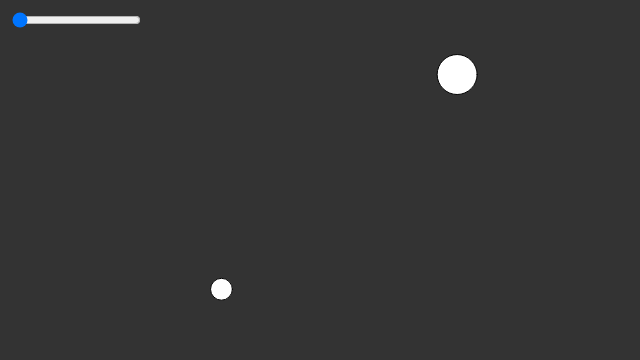
Frame 1 (no input)
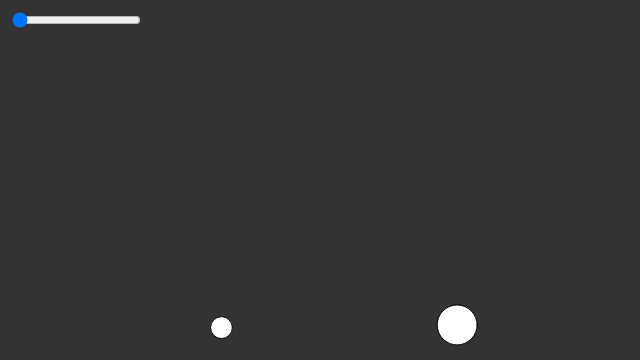
Frame 60 (no input)
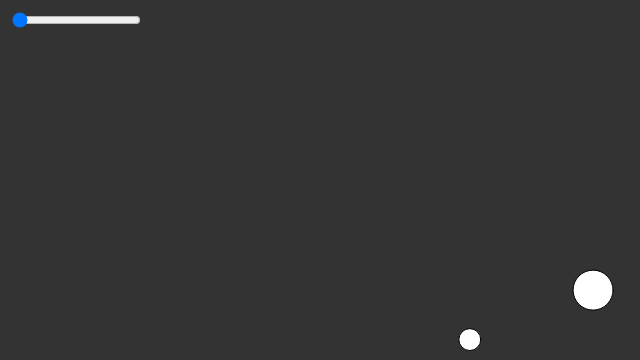
Frame 120 (the mouse pressed at the canvas centre since frame 60)

The p5.js sketch that drew these frames (run headless with seeded random() and noise() and a simulated clock; from frame 60 on, the mouse is pressed at the canvas centre):

// p5.js sketch
// ── sketch.js
var particles;
var nOfParticles;
var gravity;
var wind;
var slider;

function setup() {
  createCanvas(640, 360);
  nOfParticles = 2;
  particles = [];
  for(var c = 0; c < nOfParticles; c++){
    particles.push(new Particle(random(0,width),random(0,height), random(1,5)));
  }
  gravity = createVector(0, 0.9);
  slider = createSlider(0, 100, 0);
  slider.position(10, 10);
}

function draw() {
  background(51);
  for(var i = 0; i < particles.length; i++){
    particles[i].update();
    particles[i].edges();
    particles[i].addFriction();
    particles[i].applyForce(gravity);
    particles[i].render();
  }
}

function mousePressed(){
  wind = createVector(12, 0.0);
  console.log("Pushing wind");
  for(var i = 0; i < particles.length; i++){
    particles[i].update();
    particles[i].edges();
    particles[i].applyForce(wind);
    particles[i].addFriction();
    particles[i].render();
  }
}
// ── particle.js
// Adding mass to out physics world

function Particle(x, y, m) {
  this.pos = createVector(x, y);
  this.vel = createVector(0, 0);
  this.acc = createVector(0, 0);
  this.mass = m;
  
  this.update = function(){
    this.vel.add(this.acc);
    this.pos.add(this.vel);
    this.acc.mult(0);
  }
  
  this.edges = function(){
    if(this.pos.y > height){
      this.vel.y *= -1;
      this.pos.y = height;
    }
    if(this.pos.x > width){
      this.vel.x *= -1;
      this.pos.x = width;
    }
    else if(this.pos.x < 0){
      this.vel.x *= -1;
      this.pos.x = 0;
    }
  }
  
  this.render = function(){
    fill(255);
    ellipse(this.pos.x, this.pos.y, this.mass*10, this.mass*10);
  }
  
  this.applyForce = function(force){
    var f = force.copy();
    f.div(this.mass);
    this.acc.add(f);
  }
  
  /** This is just a preliminary attempt */
  this.addFriction = function(){
    var friction = this.vel.copy();
    friction.mult(-0.01);
    //console.log("Velocity: " + this.vel.y);
    //console.log("Friction: " + friction.y);
    this.acc.add(friction);
  }
}
